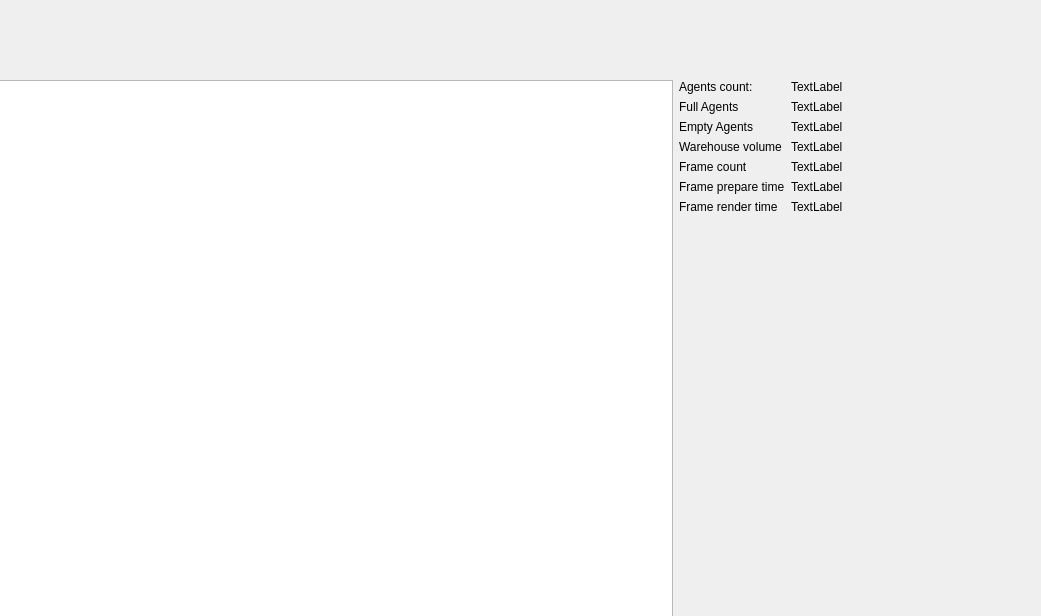
<?xml version="1.0" encoding="UTF-8"?>
<ui version="4.0">
 <class>MainWindow</class>
 <widget class="QDialog" name="MainWindow">
  <property name="geometry">
   <rect>
    <x>0</x>
    <y>0</y>
    <width>1041</width>
    <height>616</height>
   </rect>
  </property>
  <property name="windowTitle">
   <string>MainWindow</string>
  </property>
  <widget class="QWidget" name="horizontalLayoutWidget">
   <property name="geometry">
    <rect>
     <x>-340</x>
     <y>80</y>
     <width>1311</width>
     <height>1106</height>
    </rect>
   </property>
   <layout class="QHBoxLayout" name="horizontalLayout">
    <item>
     <widget class="QGraphicsView" name="graphicsView">
      <property name="sizePolicy">
       <sizepolicy hsizetype="MinimumExpanding" vsizetype="MinimumExpanding">
        <horstretch>0</horstretch>
        <verstretch>0</verstretch>
       </sizepolicy>
      </property>
      <property name="minimumSize">
       <size>
        <width>1002</width>
        <height>1002</height>
       </size>
      </property>
     </widget>
    </item>
    <item>
     <layout class="QFormLayout" name="formLayout">
      <item row="0" column="0">
       <widget class="QLabel" name="label">
        <property name="text">
         <string>Agents count:</string>
        </property>
       </widget>
      </item>
      <item row="0" column="1">
       <widget class="QLabel" name="agentsCountLabel">
        <property name="sizePolicy">
         <sizepolicy hsizetype="Minimum" vsizetype="Preferred">
          <horstretch>0</horstretch>
          <verstretch>0</verstretch>
         </sizepolicy>
        </property>
        <property name="minimumSize">
         <size>
          <width>180</width>
          <height>0</height>
         </size>
        </property>
        <property name="text">
         <string>TextLabel</string>
        </property>
       </widget>
      </item>
      <item row="1" column="0">
       <widget class="QLabel" name="label_3">
        <property name="text">
         <string>Full Agents</string>
        </property>
       </widget>
      </item>
      <item row="1" column="1">
       <widget class="QLabel" name="fullAgentsCount">
        <property name="sizePolicy">
         <sizepolicy hsizetype="Minimum" vsizetype="Preferred">
          <horstretch>0</horstretch>
          <verstretch>0</verstretch>
         </sizepolicy>
        </property>
        <property name="minimumSize">
         <size>
          <width>180</width>
          <height>0</height>
         </size>
        </property>
        <property name="text">
         <string>TextLabel</string>
        </property>
       </widget>
      </item>
      <item row="2" column="0">
       <widget class="QLabel" name="label_5">
        <property name="text">
         <string>Empty Agents</string>
        </property>
       </widget>
      </item>
      <item row="2" column="1">
       <widget class="QLabel" name="emptyAgentsCount">
        <property name="sizePolicy">
         <sizepolicy hsizetype="Minimum" vsizetype="Preferred">
          <horstretch>0</horstretch>
          <verstretch>0</verstretch>
         </sizepolicy>
        </property>
        <property name="minimumSize">
         <size>
          <width>180</width>
          <height>0</height>
         </size>
        </property>
        <property name="text">
         <string>TextLabel</string>
        </property>
       </widget>
      </item>
      <item row="3" column="0">
       <widget class="QLabel" name="label_2">
        <property name="text">
         <string>Warehouse volume</string>
        </property>
       </widget>
      </item>
      <item row="3" column="1">
       <widget class="QLabel" name="warehouseVolumeLabel">
        <property name="sizePolicy">
         <sizepolicy hsizetype="Minimum" vsizetype="Preferred">
          <horstretch>0</horstretch>
          <verstretch>0</verstretch>
         </sizepolicy>
        </property>
        <property name="minimumSize">
         <size>
          <width>180</width>
          <height>0</height>
         </size>
        </property>
        <property name="text">
         <string>TextLabel</string>
        </property>
       </widget>
      </item>
      <item row="4" column="0">
       <widget class="QLabel" name="label_4">
        <property name="text">
         <string>Frame count</string>
        </property>
       </widget>
      </item>
      <item row="4" column="1">
       <widget class="QLabel" name="fpsLabel">
        <property name="text">
         <string>TextLabel</string>
        </property>
       </widget>
      </item>
      <item row="5" column="0">
       <widget class="QLabel" name="label_6">
        <property name="text">
         <string>Frame prepare time</string>
        </property>
       </widget>
      </item>
      <item row="6" column="0">
       <widget class="QLabel" name="label_7">
        <property name="text">
         <string>Frame render time</string>
        </property>
       </widget>
      </item>
      <item row="5" column="1">
       <widget class="QLabel" name="calcTimeLabel">
        <property name="text">
         <string>TextLabel</string>
        </property>
       </widget>
      </item>
      <item row="6" column="1">
       <widget class="QLabel" name="renderTimeLabel">
        <property name="text">
         <string>TextLabel</string>
        </property>
       </widget>
      </item>
     </layout>
    </item>
   </layout>
  </widget>
 </widget>
 <resources/>
 <connections/>
</ui>
